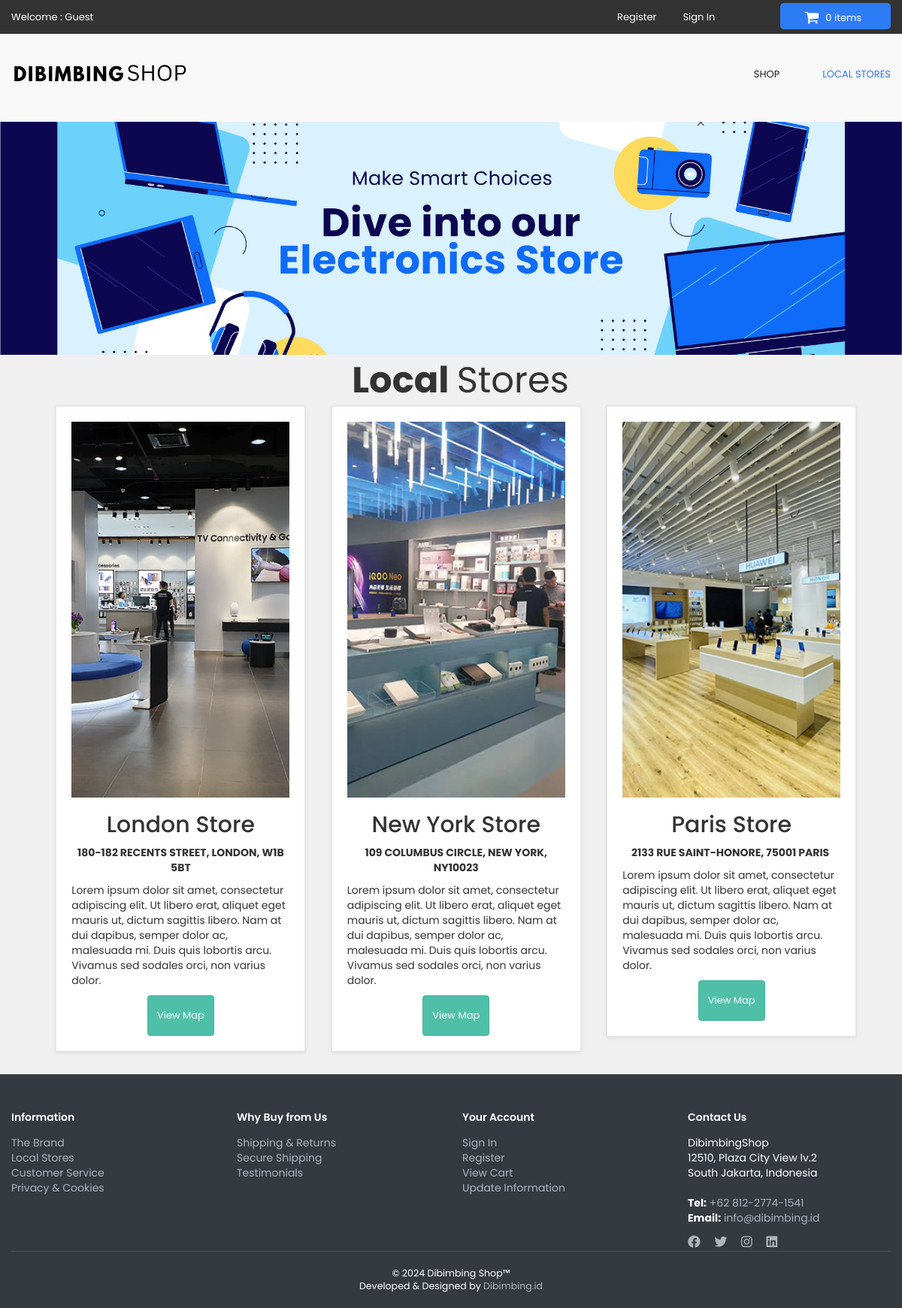
The page /localstore.php on the database its author committed.
### tables this page shows
CREATE TABLE IF NOT EXISTS `store` (
  `store_id` int(10) NOT NULL AUTO_INCREMENT,
  `store_title` varchar(255) NOT NULL,
  `store_image` varchar(255) NOT NULL,
  `store_desc` text NOT NULL,
  `store_button` varchar(255) NOT NULL,
  `store_url` varchar(255) NOT NULL,
  PRIMARY KEY (`store_id`)
);

### localstore.php (the view, shortened to what this page needs)
<?php
include("includes/header.php");
include("functions/functions.php");
include("includes/main.php");
?>
  <main>
    <div class="nero">
    </div>
  </main>
<div id="content" >
<div class="container-fluid" >
<div class="col-md-12" >
<div class="services row">
<center>
<div class="nero__heading" >
        <span class="nero__bold">Local </span>Stores
</div>
</center>
<?php
$get_services = "select * from store";
$run_services = mysqli_query($con,$get_services);
while($row_services = mysqli_fetch_array($run_services)){
$service_title = $row_services['store_title'];
$service_image = $row_services['store_image'];
$service_desc = $row_services['store_desc'];
$service_button = $row_services['store_button'];
$service_url = $row_services['store_url'];
?>
<div class="col-md-4 col-sm-6 box">
<img
  src="admin_area/store_images/<?php echo $service_image; ?>"
  style="width:500px; height:500px; object-fit:cover;"
  class="img-responsive">
<h2 align="center"> <?php echo $service_title; ?> </h2>
<p>
<?php echo $service_desc; ?>
</p>
<center>
<a href="<?php echo $service_url; ?>" class="btn btn-primary">
<?php echo $service_button; ?>
</a>
</center>
</div>
<?php } ?>
</div>
</div>
</div>
</div>
<?php
include("includes/footer.php");
?>
</body>
</html>

### styles/backend.css (style rules this page uses)
html { font-family: "Roboto", Helvetica, Arial, sans-serif; line-height: 1.15; -ms-text-size-adjust: 100%; -webkit-text-size-adjust: 100% }
body { margin: 0 }
figcaption, figure, main { display: block }
a { background-color: transparent; -webkit-text-decoration-skip: objects }
b, strong { font-weight: inherit; font-weight: bolder }
img { border-style: none }
html { box-sizing: border-box }
body { min-width: 1190px; font-family: Montserrat, sans-serif; font-weight: 400; background-color: white; }
img { max-width: 100%; height: auto }
.btn { display: inline-block; vertical-align: top; font-size: 13px; line-height: 40px; text-decoration: none; -webkit-transition: .3s; transition: .3s }
.nero { padding-top: 160px; padding-bottom: 140px; font-family: 'montserratlight', sans-serif; text-align: center; text-transform: uppercase; color: #FFF; background: #666 url("../images/login.png") no-repeat; background-size: cover; background-position: center; }
.nero__heading { font-size: 48px; }
.nero__bold { font-weight: 700; }

### styles/style.css (style rules this page uses)
body, html { font-family: 'Poppins', sans-serif; font-size: 14px; line-height: 1.42857143; color: #333333; background-color: #f0f0f0; overflow-x: hidden; margin: 0; padding: 0; display: flex; flex-direction: column; height: 100%; }
.btn-primary { color:rgb(255, 255, 255); background-color:rgb(79, 191, 168); border-color:rgb(65, 179, 156); }
.box { background: #fff; margin: 0 0 30px; border: solid 1px #e6e6e6; box-sizing: border-box; padding:20px; box-shadow: 0 1px 5px rgba(0, 0, 0, 0.1); }
#content { padding-left:25px; }
.services .col-md-4 { margin-left:3%; width:29%; }

### includes/main.php (style rules this page uses)
body, html { font-family: 'Poppins', sans-serif; font-size: 14px; line-height: 1.42857143; color: #333333; background-color: #f0f0f0; overflow-x: hidden; margin: 0; padding: 0; display: flex; flex-direction: column; height: 100%; }

### includes/footer.php (style rules this page uses)
html, body { height: 100%; margin: 0; display: flex; flex-direction: column; }

### rows shown on the page
store: store_image (picture), store_title "London Store", store_desc "180-182 RECENTS STREET, LONDON, W1B 5BT Lorem ipsum dolor sit amet, consectetur adipiscing elit. Ut libero erat, aliquet eget mauris ut, dictum sagittis libero. Nam at dui dapibus, semper dolor ac, malesuada mi. Duis quis lobortis arcu. Vivamus sed sodales orci, non varius dolor.", store_button "View Map"
store: store_image (picture), store_title "New York Store", store_desc "109 COLUMBUS CIRCLE, NEW YORK, NY10023 Lorem ipsum dolor sit amet, consectetur adipiscing elit. Ut libero erat, aliquet eget mauris ut, dictum sagittis libero. Nam at dui dapibus, semper dolor ac, malesuada mi. Duis quis lobortis arcu. Vivamus sed sodales orci, non varius dolor.", store_button "View Map"
store: store_image (picture), store_title "Paris Store", store_desc "2133 RUE SAINT-HONORE, 75001 PARIS Lorem ipsum dolor sit amet, consectetur adipiscing elit. Ut libero erat, aliquet eget mauris ut, dictum sagittis libero. Nam at dui dapibus, semper dolor ac, malesuada mi. Duis quis lobortis arcu. Vivamus sed sodales orci, non varius dolor.", store_button "View Map"

### other values the page prints
$count_items "0"
